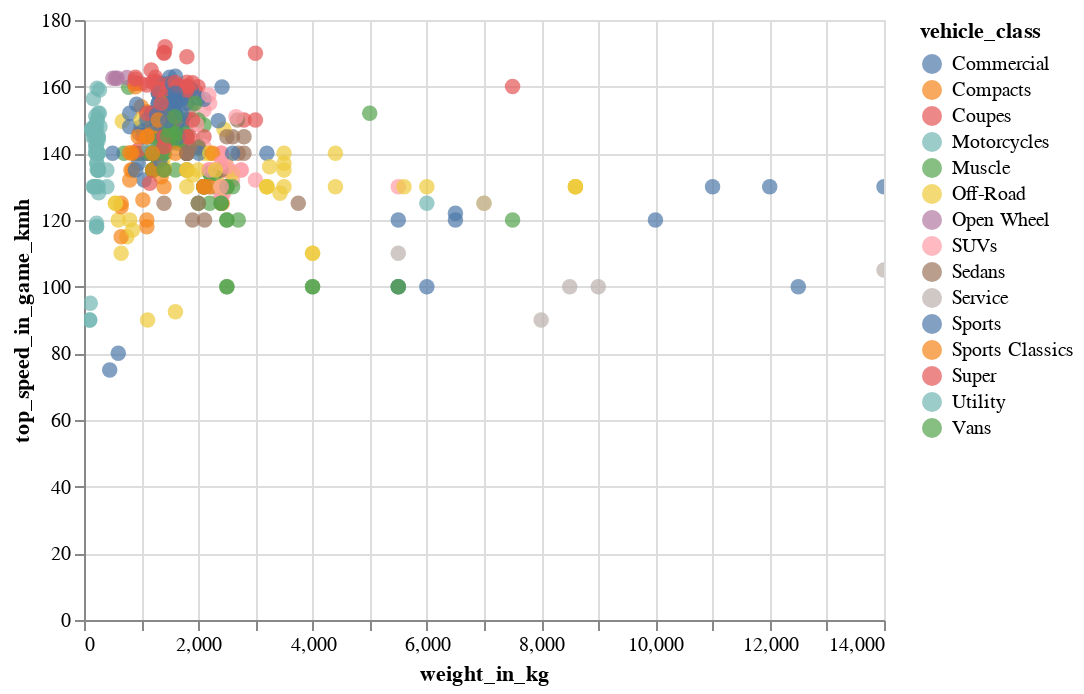

Notebook cell for this chart:
### Markdown cell above
Hier waere es wohl sinnvoll, mindestens `Planes`, `Cycles` und `Industrial` auszusortieren, um nicht Aepfel mit Birnen zu vergleichen.

### Code cell
exclass = ['Planes', 'Cycles', 'Industrial', 'Emergency', 'Military']

dfv = df.filter(
        pl.col('vehicle_class').is_in(exclass).is_not()
).select(
        pl.exclude(['lap_time', 'release_date'])
).to_pandas()

sns.jointplot(
        data=dfv, 
        x="weight_in_kg", 
        y="top_speed_in_game_kmh", 
        hue="vehicle_class"
)


alt.Chart(dfv).mark_circle(size=60).encode(
    x='weight_in_kg',
    y='top_speed_in_game_kmh',
    color='vehicle_class',
    tooltip=['title', 'vehicle_class', 'weight_in_kg', 'top_speed_in_game_kmh']
).interactive()

### Figure 1 — Vega-Lite specification as saved in the notebook (floating-point values rounded to 4 significant figures; data arrays with more than 128 entries replaced by an {"elided": "..."} marker saying what was removed)
{"config": {"view": {"continuousWidth": 400, "continuousHeight": 300}}, "data": {"name": "data-e582fe43c9fbbf976061fa9f078f6632"}, "mark": {"type": "circle", "size": 60}, "encoding": {"color": {"field": "vehicle_class", "type": "nominal"}, "tooltip": [{"field": "title", "type": "nominal"}, {"field": "vehicle_class", "type": "nominal"}, {"field": "weight_in_kg", "type": "quantitative"}, {"field": "top_speed_in_game_kmh", "type": "quantitative"}], "x": {"field": "weight_in_kg", "type": "quantitative"}, "y": {"field": "top_speed_in_game_kmh", "type": "quantitative"}}, "selection": {"selector009": {"type": "interval", "bind": "scales", "encodings": ["x", "y"]}}, "$schema": "https://vega.github.io/schema/vega-lite/v4.17.0.json", "datasets": {"data-e582fe43c9fbbf976061fa9f078f6632": {"elided": "511 records"}}}
